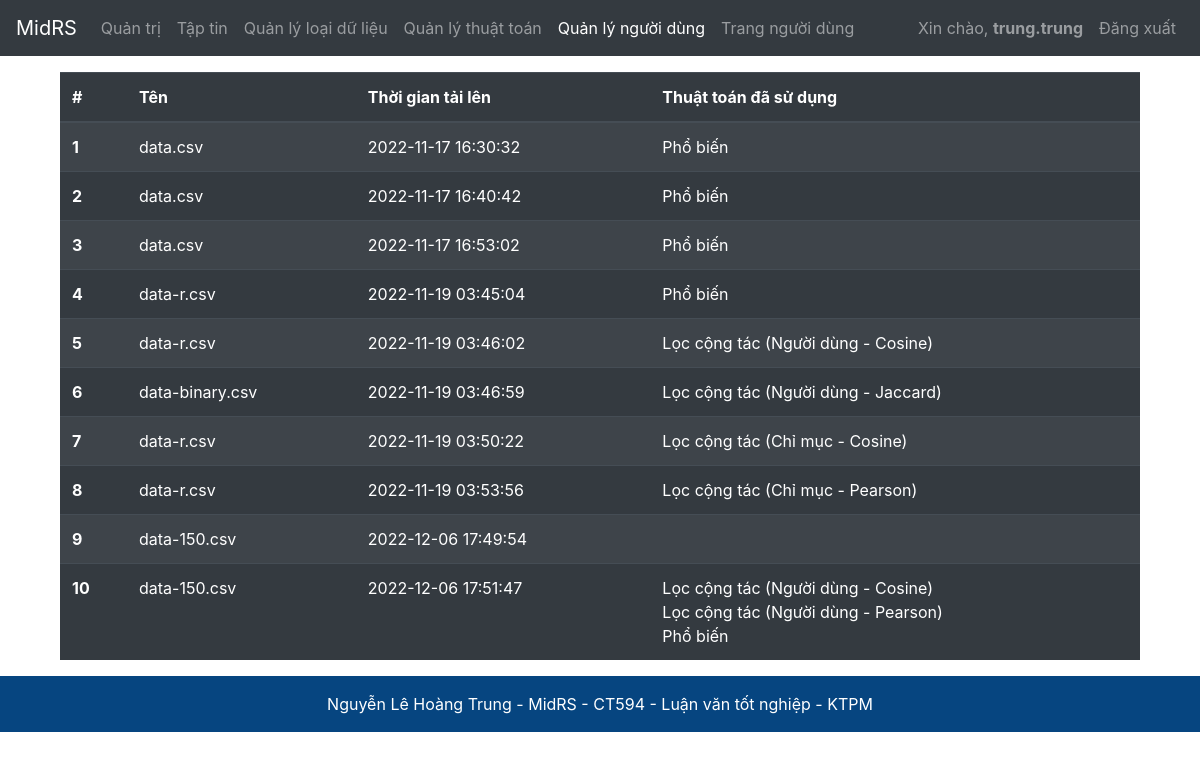
The app's page /users/2 (signed in), older data.
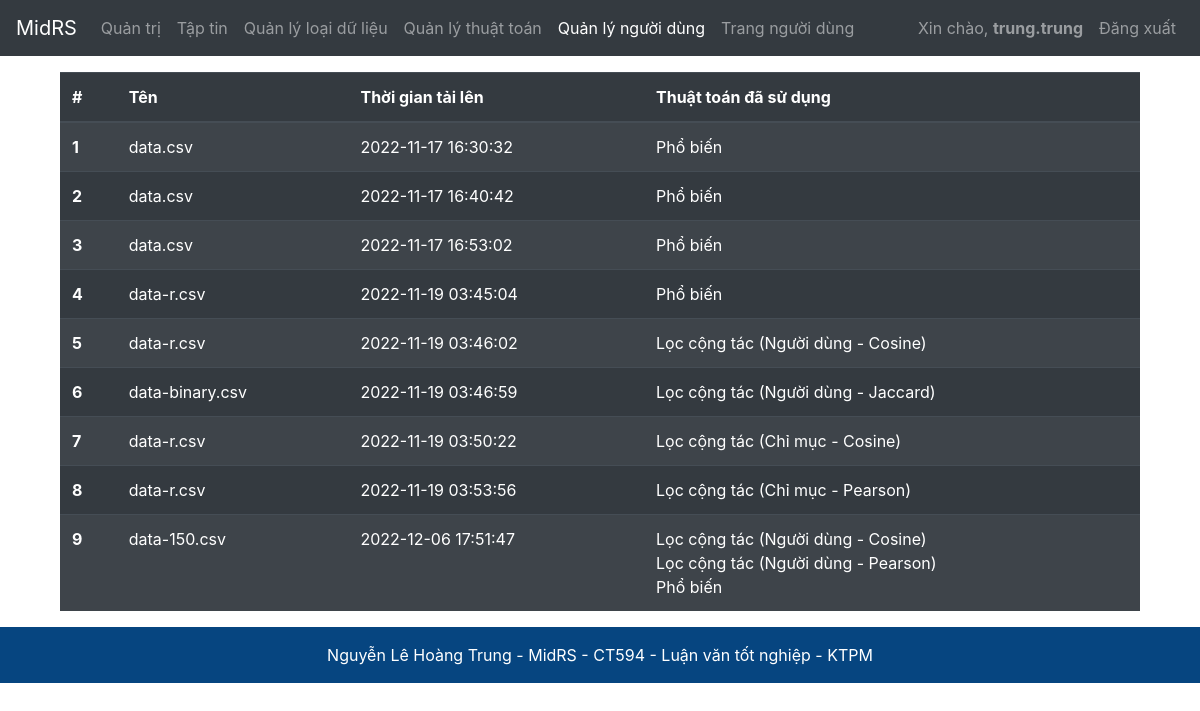
The same page, newer data.
### app/models.py (models this page shows)
class Files(db.Model):
    id = db.Column(db.Integer(), primary_key=True)
    name = db.Column(db.String(length=50), nullable=False)
    storage_path = db.Column(db.String(length=100), nullable=False)
    user_id = db.Column(db.Integer(), db.ForeignKey('users.id'), nullable=False)
    type_id = db.Column(db.Integer(), db.ForeignKey('types.id'), nullable=True)
    other = db.Column(db.String(length=50),nullable=True)
    amount = db.Column(db.Integer(), default=10, nullable=True)
    is_template = db.Column(db.Boolean(), default=True, nullable=False)
    created_at = db.Column(db.DateTime, server_default=db.func.now())
    updated_at = db.Column(db.DateTime, server_default=db.func.now(), server_onupdate=db.func.now())
    results = db.relationship('Results', backref='results_file', lazy=True)

class Algorithms(db.Model):
    id = db.Column(db.Integer(), primary_key=True)
    name = db.Column(db.String(length=50), nullable=False)
    description = db.Column(db.String(1000), nullable=False)
    link = db.Column(db.String(100), nullable=False)
    created_at = db.Column(db.DateTime, server_default=db.func.now())
    updated_at = db.Column(db.DateTime, server_default=db.func.now(), server_onupdate=db.func.now())
    results = db.relationship('Results', backref='results_algorithm', lazy=True)
    points = db.relationship('Points', backref='points_algorithm', lazy=True)

### app/routes.py (the view)
@app.route("/users/<int:id>")
@login_required
def activity_user_page(id):
    files = Files.query.filter_by(user_id=id).all()
    algorithms = Algorithms.query.all()
    results = Results.query.all()
    return render_template("activity_user_page.html", files=files, algorithms = algorithms,results=results)

### app/models.py (called while the page is built)
@login_manager.user_loader
def load_user(user_id):
    return Users.query.get(int(user_id))

### app/templates/activity_user_page.html (shortened to what this page needs)
{% extends "admin_base_layout.html" %}
{% set active_page = "user_page" %}
{% block body %}
<div class="container">
  <table class="table table-striped table-dark">
    <thead>
      <tr>
        <th scope="col">#</th>
        <th scope="col">Tên</th>
        <th scope="col">Thời gian tải lên</th>
        <th scope="col">Thuật toán đã sử dụng</th>
      </tr>
    </thead>
    <tbody>
      {% for file in files %}
        <tr>
          <th scope="row">{{loop.index}}</th>
          <td>{{file.name}}</td>
          <td>{{file.created_at}}</td>
          <td>
            {% for result in results %}
              {% if result.file_upload_id == file.id%}
                {% for algorithm in algorithms %}
                  {% if result.algorithm_id == algorithm.id%}
                  <p class="mb-0">
                    {{algorithm.name}}
                  </p>
                  {% endif %}
                {% endfor %}
              {% endif %}
            {% endfor %}
          </td>
        </tr>
      {% endfor %}
    </tbody>
  </table>
</div>
{% endblock %}

### app/templates/admin_base_layout.html (shortened to what this page needs)
<!DOCTYPE html>
<html lang="en">
	<head>
		<link
			rel="stylesheet"
			href="https://cdn.jsdelivr.net/npm/bootstrap@4.5.3/dist/css/bootstrap.min.css"
 />
	</head>
	<body>
		{%
			set navigation_bar = [
				(url_for('admin_page'), 'admin_page', 'Quản trị'),
				(url_for('admin_file_page'), 'admin_file_page', 'Tập tin'),
				(url_for('admin_type_page'), 'type_page', 'Quản lý loại dữ liệu'),
				(url_for('admin_algorithm_page'), 'algorithm_page', 'Quản lý thuật toán'),
				(url_for('user_page'), 'user_page', 'Quản lý người dùng'),
				(url_for('home_page'), 'home_page', 'Trang người dùng'),
				]
				%}
				{% set active_page = active_page|default('admin_page') %}
		<nav class="navbar navbar-expand-md navbar-dark bg-dark sticky-top">
			<a
				class="navbar-brand"
				href="#"
				>MidRS</a
			>
			<div
				class="collapse navbar-collapse"
				id="navbarToggleExternalContent">
				<ul class="navbar-nav mr-auto mt-2 mt-lg-0">
					{% for href, id, caption in navigation_bar %}
						<li
							{% if id == active_page %}
								class="nav-item active"
							{% else %}
								class="nav-item"
							{% endif%}
						>
							<a class="nav-link" href="{{ href|e }}">{{ caption|e }}</a>
						</li>
					{% endfor %}
				</ul>
				{% if current_user.is_authenticated %}
					<ul class="navbar-nav ">
						<li class="nav-item ">
							<a class="nav-link" href="#">Xin chào, <b>{{ current_user.user_name }}</b></a>
						</li>
						<li class="nav-item">
							<a class="nav-link" href="{{url_for('logout')}}">Đăng xuất</a>
						</li>
					</ul>
				{% endif %}
			</div>
		</nav>
		<div class="container mt-3" style="min-height: 529px;">
			{% block body %}
			{% endblock %}
		</div>
	</body>
	<section class="">
		<footer class="text-center text-white" style="background-color: #0756a0;">
		  <div class="text-center p-3" style="background-color: rgba(0, 0, 0, 0.2);">
			Nguyễn Lê Hoàng Trung - MidRS -
			<a class="text-white" target="_blank" href="http://www.cit.ctu.edu.vn/decuong/CT594.pdf">CT594 - Luận văn tốt nghiệp - KTPM</a>
		  </div>
		</footer>
	</section>
</html>

Row changes from the older to the newer data that the page shows:
removed Files: name "data-150.csv", created_at "2022-12-06 17:49:54"
